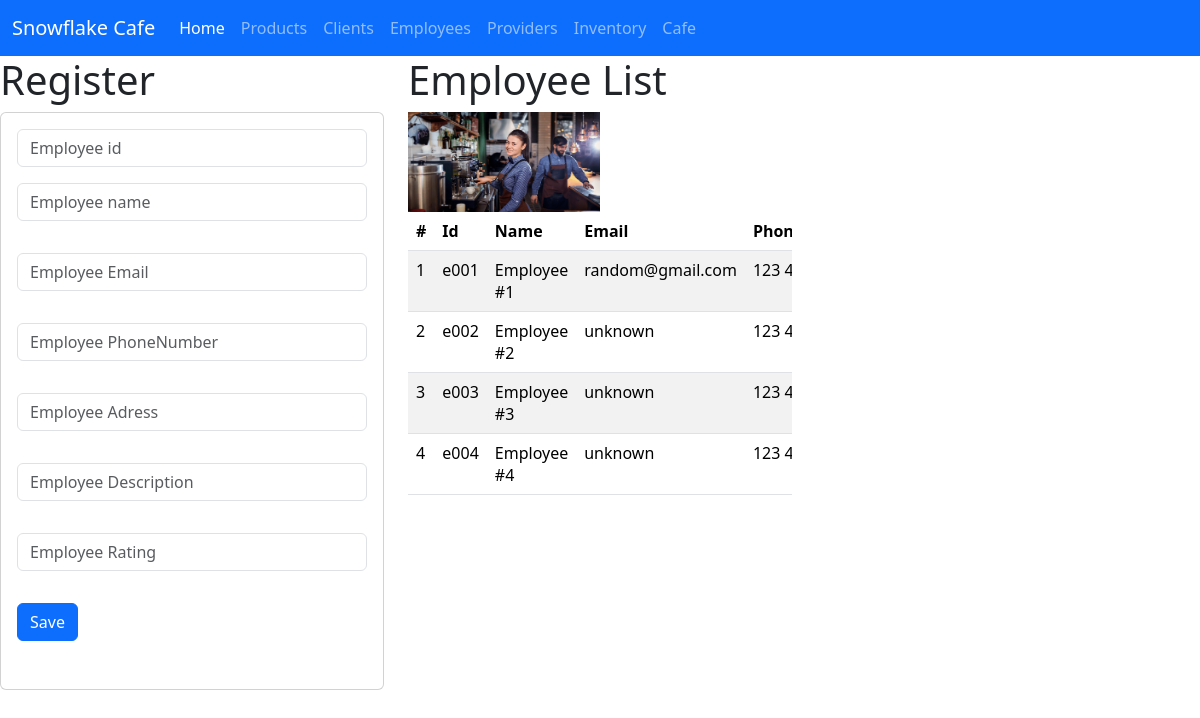
/Employees, run on the app's committed database.
### employees_app/models.py (models this page shows, shortened)
class Employee(models.Model):
    employee_id=models.CharField(primary_key=True,max_length=10)
    employee_name=models.CharField(max_length=50)
    employee_mail=models.CharField(max_length=50, default="unknown")
    employee_dir1=models.CharField(max_length=50, default="unknown")
    employee_dir=models.CharField(max_length=50)
    employee_desc=models.CharField(max_length=50, default="null")
    employee_rat=models.CharField(max_length=50, default=5)

### employees_app/views.py (the view)
# urls.py: path("Employees",views.view_indexEmployees,name="Employees"),
def view_indexEmployees(request):
    employees=Employee.objects.all()
    return render(request,"employees.html",{"employees1":employees})

### templates/employees.html (shortened to what this page needs)
{% extends 'script.html' %} {%load static%}
{% block cuerpo %}
<div class="row">
    <div class="col-sm-12 col-md-4 col-lg-4 col-xl-4">
        <h1>Register</h1>
            <div class="card">
                <div class="card-body">
                    <form action="registerEmployee/" method="POST"> {% csrf_token %}
                        <div class="form-group">
                            <input type="text" id="txtid" name="txtid" class="form-control" placeholder="Employee id" minLength="3" maxLenght="6" required>
                        </div>
                        <div class="form-group py-3">
                            <input type="text" id="txtname" name="txtname" class="form-control" placeholder="Employee name" maxLenght="100" required>
                        </div>
                        <div class="form-group py-3">
                            <input type="text" id="txtmail" name="txtmail" class="form-control" placeholder="Employee Email" maxlength="100" required>
                        </div>
                        <div class="form-group py-3">
                            <input type="text" id="txtdir" name="txtdir" class="form-control" placeholder="Employee PhoneNumber" maxlength="100" required>
                        </div>
                        <div class="form-group py-3">
                            <input type="text" id="txtdir1" name="txtdir1" class="form-control" placeholder="Employee Adress" maxlength="100" required>
                        </div>
                        <div class="form-group py-3">
                            <input type="text" id="txtdesc" name="txtdesc" class="form-control" placeholder="Employee Description" maxlength="100" required>
                        </div>
                        <div class="form-group py-3">
                            <input type="text" id="txtrat" name="txtrat" class="form-control" placeholder="Employee Rating" maxlength="100" required>
                        </div>
                        <div class="form-group py-3">
                            <button type="submit" class="btn btn-primary">Save</button>
                        </div>
                    </form>
                </div>
            </div>
    </div>
    <div class="col-sm-12 col-md-8 col-lg-8 col-xl-4">
        <h1>Employee List</h1>
        <img class="w-50" src="{%static 'img/employees.jpg'%}" alt="what" width="100" height="100"/>
        <div class="table-responsive">
            <table class="table table-striped">
                <thead>
                    <tr>
                        <th scope="col">#</th>
                        <th scope="col">Id</th>
                        <th scope="col">Name</th>
                        <th scope="col">Email</th>
                        <th scope="col">PhoneNumber</th>
                    </tr>
                </thead>
                <tbody>
                    {% for e in employees1 %}
                    <tr>
                        <td>{{forloop.counter}}</td>
                        <td>{{e.employee_id}}</td>
                        <td>{{e.employee_name}}</td>
                        <td>{{e.employee_mail}}</td>
                        <td>{{e.employee_dir}}</td>
                    </tr>
                    {% endfor %}
                </tbody>
            </table>
        </div>
    </div>
</div>
{% endblock %}

### data on the page
Employee: employee_id "e001", employee_name "Employee #1", employee_mail "random@gmail.com", employee_dir "123…"
Employee: employee_id "e002", employee_name "Employee #2", employee_mail "unknown", employee_dir "123…"
Employee: employee_id "e003", employee_name "Employee #3", employee_mail "unknown", employee_dir "123…"
Employee: employee_id "e004", employee_name "Employee #4", employee_mail "unknown", employee_dir "123…"
